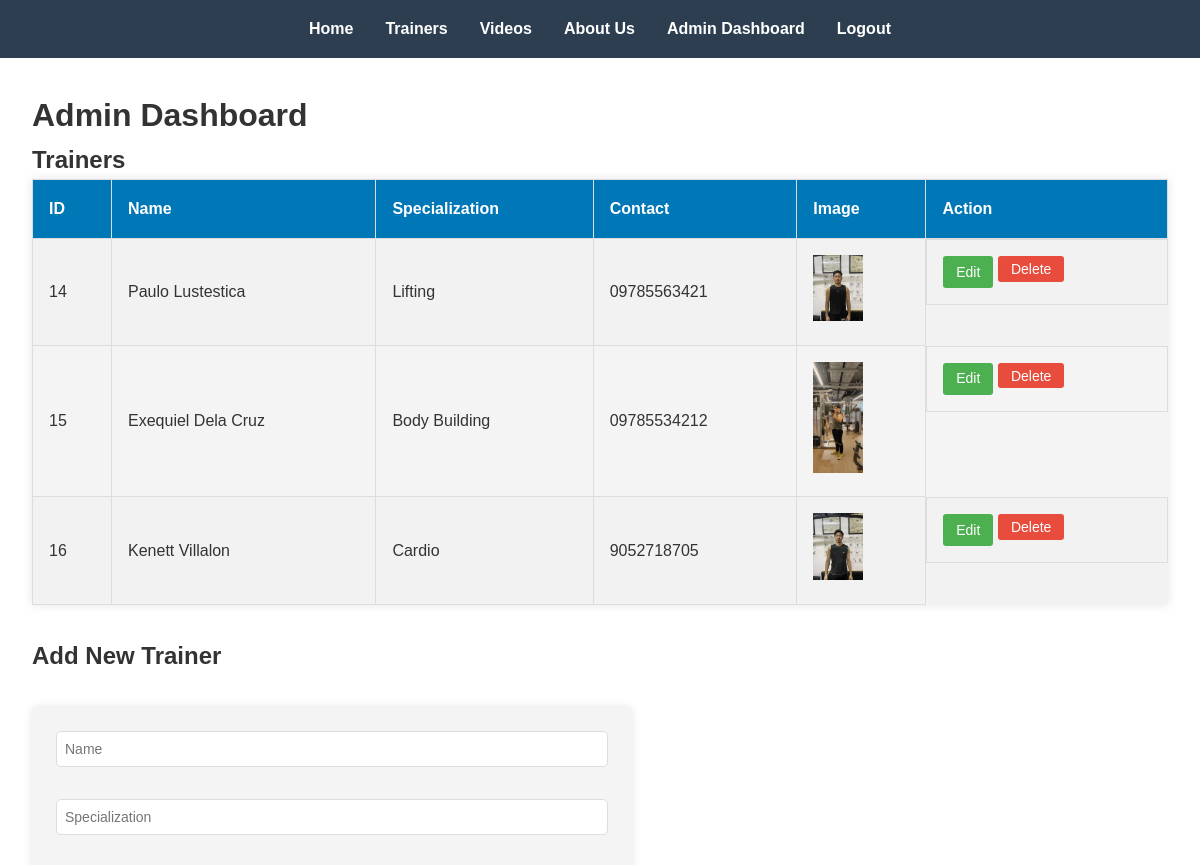
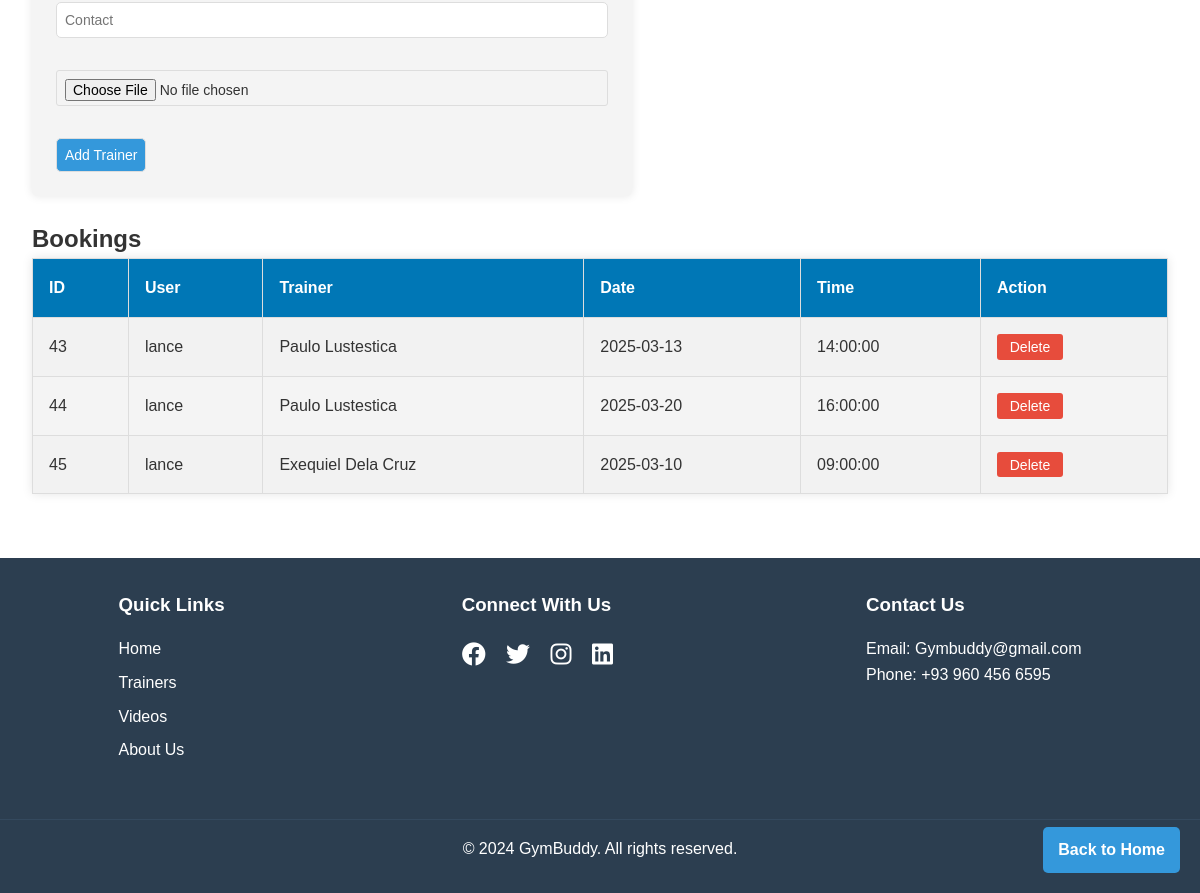
The page /php/admin_dashboard.php (signed in) on the database as committed earlier (2 pictures, top to bottom).
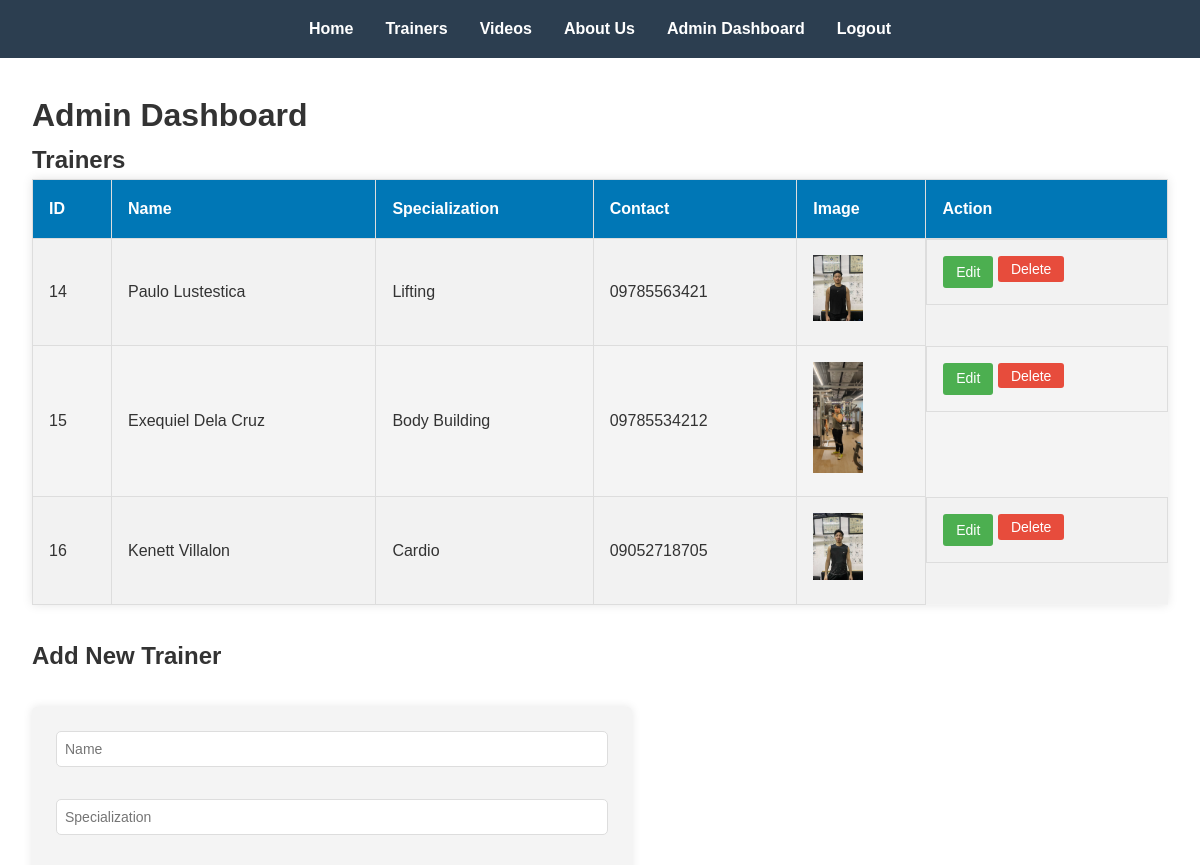
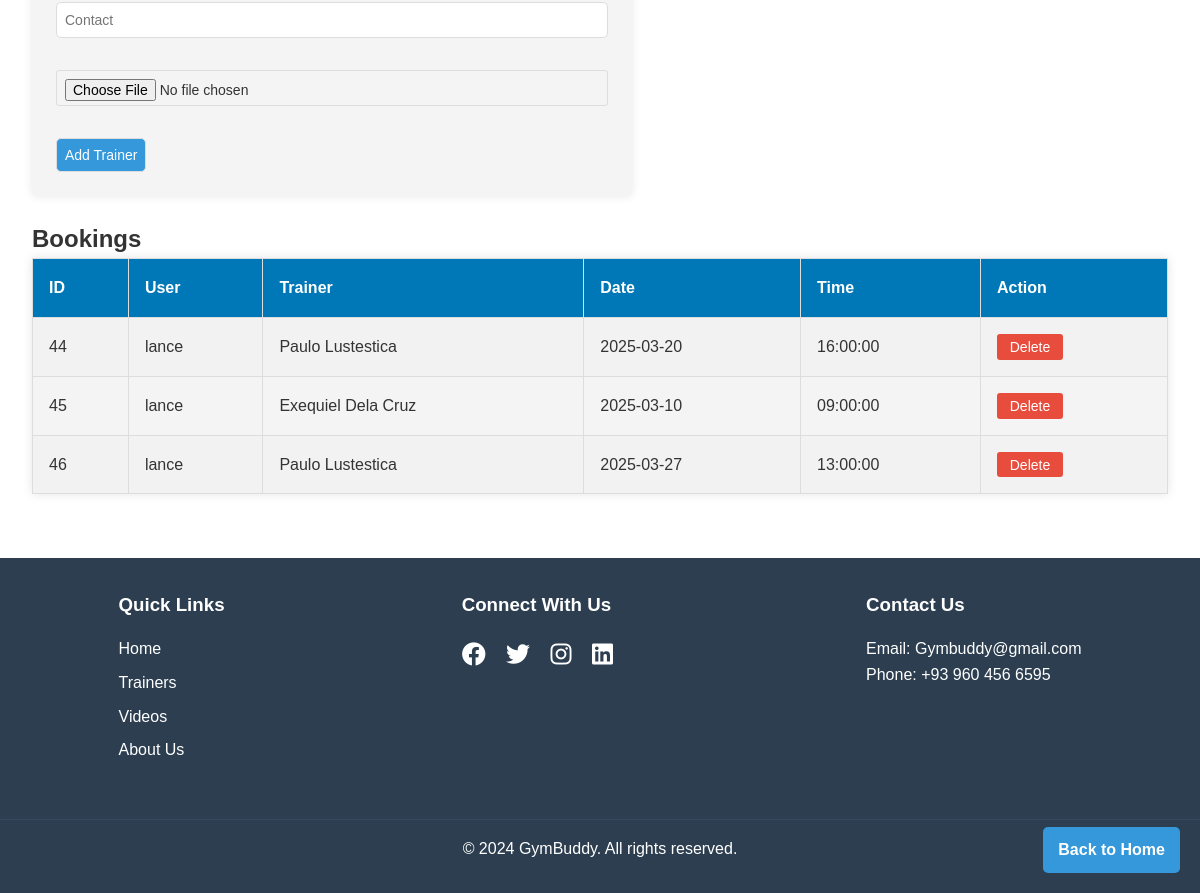
The same page on the database as committed later (2 pictures, top to bottom).
### tables this page shows
CREATE TABLE `trainers` (
  `id` int(11) NOT NULL,
  `name` varchar(100) NOT NULL,
  `description` text DEFAULT NULL,
  `contact` varchar(50) DEFAULT NULL,
  `image_url` varchar(255) DEFAULT NULL,
  `specialization` varchar(255) DEFAULT NULL
);

CREATE TABLE `bookings` (
  `id` int(11) NOT NULL,
  `user_id` int(11) DEFAULT NULL,
  `trainer_id` int(11) DEFAULT NULL,
  `date` date DEFAULT NULL,
  `time` time DEFAULT NULL,
  `status` enum('pending','confirmed','cancelled') DEFAULT 'pending',
  `payment_status` varchar(20) DEFAULT 'unpaid'
);

CREATE TABLE `users` (
  `id` int(11) NOT NULL,
  `username` varchar(50) NOT NULL,
  `email` varchar(100) NOT NULL,
  `password` varchar(255) NOT NULL,
  `role` enum('user','admin','trainer') DEFAULT 'user',
  `trainer_id` int(11) DEFAULT NULL
);

### php/admin_dashboard.php (the view, shortened to what this page needs)
<?php
include 'config.php';
$edit_mode = false;
$trainer_to_edit = null;
$sql = "SELECT * FROM trainers";
$stmt = $pdo->query($sql);
$trainers = $stmt->fetchAll();
$sql = "SELECT bookings.*, users.username, trainers.name AS trainer_name
        FROM bookings
        JOIN users ON bookings.user_id = users.id
        JOIN trainers ON bookings.trainer_id = trainers.id";
$stmt = $pdo->query($sql);
$bookings = $stmt->fetchAll();
?>
<!DOCTYPE html>
<html lang="en">
<head>
    <link rel="stylesheet" href="../css/style.css">
    <link rel="stylesheet" href="https://cdnjs.cloudflare.com/ajax/libs/font-awesome/6.1.1/css/all.min.css">
</head>
<body>
    <header>
        <nav>
            <ul>
                <li><a href="../index.php">Home</a></li>
                <li><a href="../trainers.php">Trainers</a></li>
                <li><a href="../videos.php">Videos</a></li>
                <li><a href="../about.php">About Us</a></li>
                <li><a href="admin_dashboard.php">Admin Dashboard</a></li>
                <li><a href="logout.php">Logout</a></li>
            </ul>
        </nav>
    </header>
    <main class="admin-dashboard">
        <h1>Admin Dashboard</h1>
        <section>
            <h2>Trainers</h2>
            <table>
                <tr>
                    <th>ID</th>
                    <th>Name</th>
                    <th>Specialization</th>
                    <th>Contact</th>
                    <th>Image</th>
                    <th>Action</th>
                </tr>
                <?php foreach ($trainers as $trainer): ?>
                <tr>
                    <td><?php echo htmlspecialchars($trainer['id']); ?></td>
                    <td><?php echo htmlspecialchars($trainer['name']); ?></td>
                    <td><?php echo htmlspecialchars($trainer['specialization']); ?></td>
                    <td><?php echo htmlspecialchars($trainer['contact']); ?></td>
                    <td><img src="../uploads/<?php echo htmlspecialchars($trainer['image_url']); ?>" alt="<?php echo htmlspecialchars($trainer['name']); ?>" width="50"></td>
                    <td class="action-buttons">
                        <a href="?edit=<?php echo $trainer['id']; ?>" class="btn btn-edit">Edit</a>
                        <form action="" method="post" style="display: inline;">
                            <input type="submit" name="delete_trainer" value="Delete" class="btn btn-danger" onclick="return confirm('Are you sure you want to delete this trainer?');">
                        </form>
                    </td>
                </tr>
                <?php endforeach; ?>
            </table>
            <?php if ($edit_mode): ?>
                <h3>Edit Trainer</h3>
                <form action="" method="post" enctype="multipart/form-data" class="add-form">
                    <input type="hidden" name="trainer_id" value="<?php echo $trainer_to_edit['id']; ?>">
                    <input type="text" name="name" placeholder="Name" value="<?php echo htmlspecialchars($trainer_to_edit['name']); ?>" required>
                    <input type="text" name="specialization" placeholder="Specialization" value="<?php echo htmlspecialchars($trainer_to_edit['specialization']); ?>" required>
                    <input type="text" name="contact" placeholder="Contact" value="<?php echo htmlspecialchars($trainer_to_edit['contact']); ?>" required>
                    <div>
                        <p>Current Image:</p>
                        <img src="../uploads/<?php echo htmlspecialchars($trainer_to_edit['image_url']); ?>" alt="Current Image" width="100">
                    </div>
                    <input type="file" name="trainer_image" accept="image/*">
                    <p><small>Leave empty to keep current image</small></p>
                    <div>
                        <input type="submit" name="update_trainer" value="Update Trainer" class="btn">
                        <a href="admin_dashboard.php" class="btn btn-cancel">Cancel</a>
                    </div>
                </form>
            <?php else: ?>
                <h3>Add New Trainer</h3>
                <form action="" method="post" enctype="multipart/form-data" class="add-form">
                    <input type="text" name="name" placeholder="Name" required>
                    <input type="text" name="specialization" placeholder="Specialization" required>
                    <input type="text" name="contact" placeholder="Contact" required>
                    <input type="file" name="trainer_image" accept="image/*" required>
                    <input type="submit" name="add_trainer" value="Add Trainer" class="btn">
                </form>
            <?php endif; ?>
        </section>
        <section>
            <h2>Bookings</h2>
            <table>
                <tr>
                    <th>ID</th>
                    <th>User</th>
                    <th>Trainer</th>
                    <th>Date</th>
                    <th>Time</th>
                    <th>Action</th>
                </tr>
                <?php foreach ($bookings as $booking): ?>
                <tr>
                    <td><?php echo htmlspecialchars($booking['id']); ?></td>
                    <td><?php echo htmlspecialchars($booking['username']); ?></td>
                    <td><?php echo htmlspecialchars($booking['trainer_name']); ?></td>
                    <td><?php echo htmlspecialchars($booking['date']); ?></td>
                    <td><?php echo htmlspecialchars($booking['time']); ?></td>
                    <td>
                        <form action="" method="post">
                            <input type="submit" name="delete_booking" value="Delete" class="btn btn-danger" onclick="return confirm('Are you sure you want to delete this booking?');">
                        </form>
                    </td>
                </tr>
                <?php endforeach; ?>
            </table>
        </section>
    </main>
    <footer>
        <div class="footer-content">
            <div class="footer-section">
                <h3>Quick Links</h3>
                <ul>
                    <li><a href="index.php">Home</a></li>
                    <li><a href="trainers.php">Trainers</a></li>
                    <li><a href="videos.php">Videos</a></li>
                    <li><a href="about.php">About Us</a></li>
                </ul>
            </div>
            <div class="footer-section">
                <h3>Connect With Us</h3>
                <div class="social-icons">
                    <a href="#"><i class="fab fa-facebook"></i></a>
                    <a href="#"><i class="fab fa-twitter"></i></a>
                    <a href="#"><i class="fab fa-instagram"></i></a>
                    <a href="#"><i class="fab fa-linkedin"></i></a>
                </div>
            </div>
            <div class="footer-section">
                <h3>Contact Us</h3>
                <p>Email: Gymbuddy@gmail.com</p>
                <p>Phone: +93 960 456 6595</p>
            </div>
        </div>
        <div class="footer-bottom">
            <p>&copy; 2024 GymBuddy. All rights reserved.</p>
        </div>
    </footer>
    <a href="../index.php" class="back-to-home">Back to Home</a>
</body>
</html>

### css/style.css (style rules this page uses)
* { margin: 0; padding: 0; box-sizing: border-box; }
body { font-family: Arial, sans-serif; line-height: 1.6; color: #333; }
header { background-color: #2c3e50; color: #fff; padding: 1rem 0; }
nav ul { list-style-type: none; display: flex; justify-content: center; }
nav ul li { margin: 0 1rem; }
nav ul li a { color: #fff; text-decoration: none; font-weight: bold; }
footer { background-color: #2c3e50; color: #fff; padding: 2rem 0; }
.footer-content { display: flex; justify-content: space-around; flex-wrap: wrap; }
.footer-section { margin-bottom: 1rem; }
.footer-section h3 { margin-bottom: 1rem; }
.footer-section ul { list-style-type: none; }
.footer-section ul li { margin-bottom: 0.5rem; }
.footer-section ul li a { color: #fff; text-decoration: none; }
.social-icons a { color: #fff; font-size: 1.5rem; margin-right: 1rem; }
.footer-bottom { text-align: center; margin-top: 2rem; padding-top: 1rem; border-top: 1px solid #34495e; }
.back-to-home { position: fixed; bottom: 20px; right: 20px; background-color: #3498db; color: #fff; padding: 10px 15px; text-decoration: none; border-radius: 5px; font-weight: bold; }
.admin-dashboard { max-width: 1200px; margin: 0 auto; padding: 2rem; }
.admin-dashboard table { width: 100%; border-collapse: collapse; margin-bottom: 2rem; background-color: #f4f4f4; box-shadow: 0 0 10px rgba(0, 0, 0, 0.1); }
.admin-dashboard th, .admin-dashboard td { padding: 1rem; border: 1px solid #ddd; text-align: left; }
.admin-dashboard th { background-color:#0077b6; color: #fff; }
.admin-dashboard tr:nth-child(even) { background-color: #f2f2f2; }
.admin-dashboard .add-form { margin-top: 2rem; display: flex; flex-wrap: wrap; gap: 1rem; }
.admin-dashboard .add-form input[type="text"], .admin-dashboard .add-form input[type="submit"] { padding: 0.5rem; border: 1px solid #ddd; border-radius: 5px; }
.admin-dashboard .add-form input[type="submit"] { background-color: #3498db; color: #fff; cursor: pointer; }
.admin-dashboard .btn-danger { background-color: #e74c3c; color: #fff; padding: 0.3rem 0.8rem; border: none; border-radius: 3px; cursor: pointer; }
.btn { display: inline-block; padding: 0.3rem 0.8rem; border: none; border-radius: 3px; cursor: pointer; font-size: 14px; text-decoration: none; transition: background-color 0.3s; }
.btn-edit { background-color: #4CAF50; color: white; padding: 0.3rem 0.8rem; border: none; border-radius: 3px; cursor: pointer; font-size: 14px; text-decoration: none; }
.btn-danger { background-color: #e74c3c; color: white; padding: 0.3rem 0.8rem; border: none; border-radius: 3px; cursor: pointer; font-size: 14px; }
.action-buttons { display: flex; gap: 5px; }
.add-form { max-width: 600px; margin: 1.5rem 0; background-color: #f4f4f4; padding: 1.5rem; border-radius: 5px; box-shadow: 0 0 10px rgba(0, 0, 0, 0.1); }
.add-form input[type="text"], .add-form input[type="file"] { width: 100%; padding: 0.5rem; margin-bottom: 1rem; border: 1px solid #ddd; border-radius: 3px; font-size: 14px; height: 36px; }
input[name="add_trainer"] { background-color: #3498db; color: white; padding: 0.3rem 0.8rem; border: none; border-radius: 3px; cursor: pointer; font-size: 14px; }
.admin-dashboard h3 { margin-top: 1.5rem; margin-bottom: 1rem; color: #333; font-size: 1.5rem; }

Rows that differ between the two databases and show on the page:
removed bookings: id "43", user.username "lance", trainer.name "Paulo Lustestica", date "2025-03-13", time "14:00:00"
changed trainers "Kenett Villalon": contact "9052718705" → "09052718705"
added bookings: id "46", user.username "lance", trainer.name "Paulo Lustestica", date "2025-03-27", time "13:00:00"
